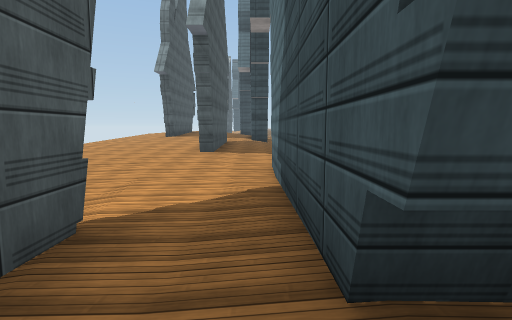
[1] (above)

23 first-person views from a walk through a scene from a Unity 3-D project. The camera is 1.3 m above the floor, tilts 6° down and sees 80° across. The floor is counted in squares, 2 m on a side. Each view is taken from the middle of a square. On the plan, view 1 faces up. The plan holds only what a view shows up to about 10 squares ahead; the rest is blank. The place goes on beyond the plan. Some surface patterns are stand-ins.

[2]
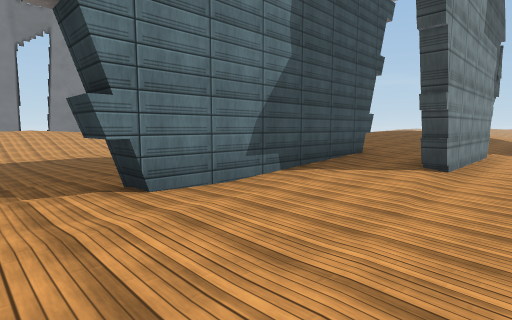

[3]
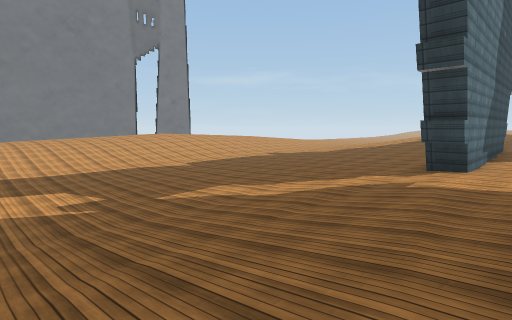

[4]
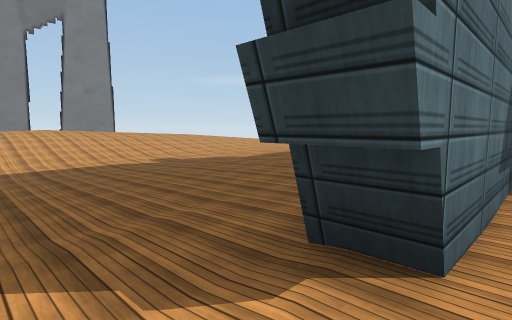

[5]
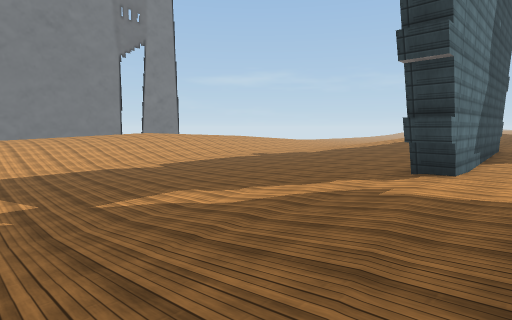

[6]
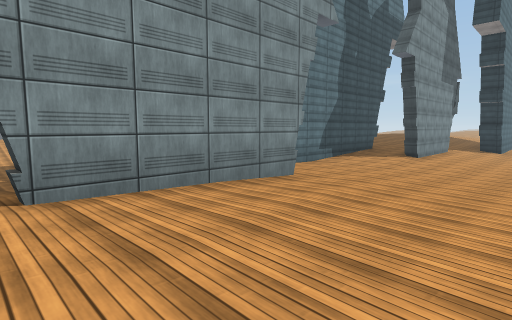

[7]
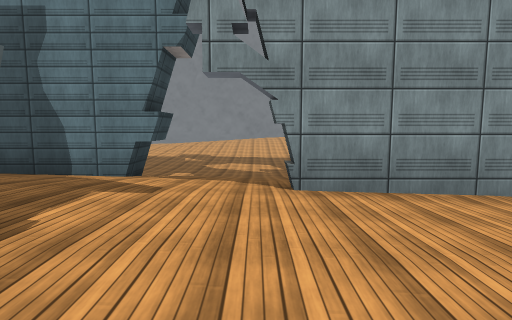

[8]
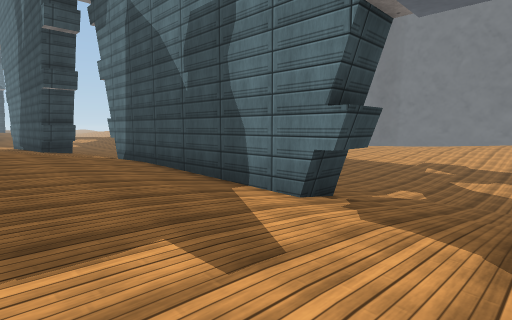

[9]
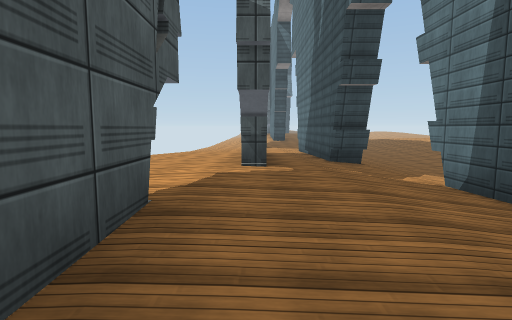

[10]
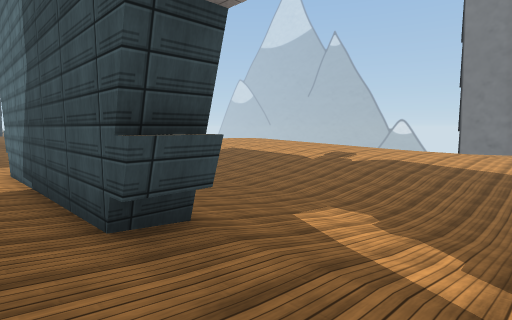

[11]
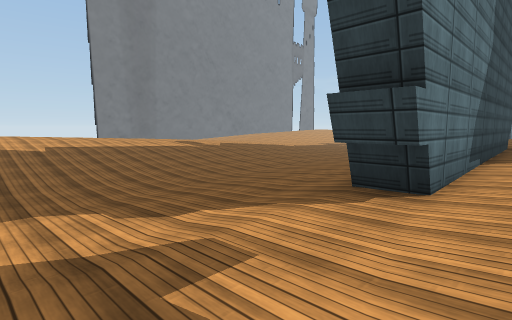

[12]
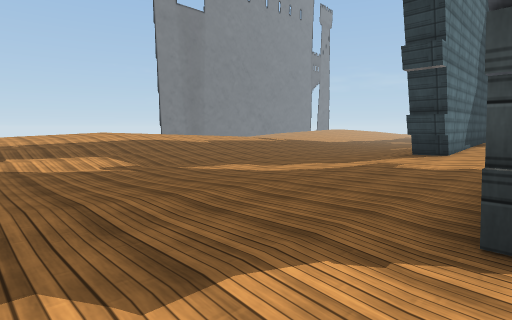

[13]
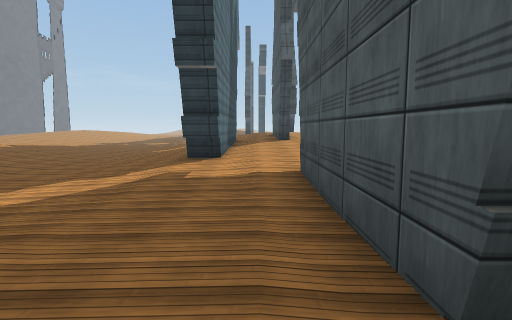

[14]
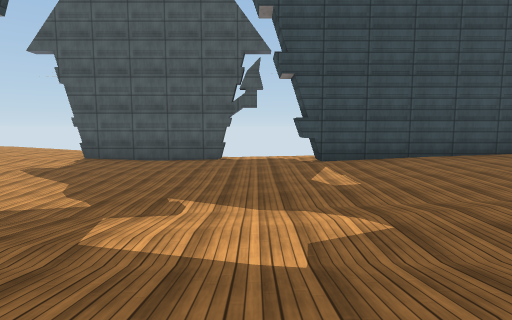

[15]
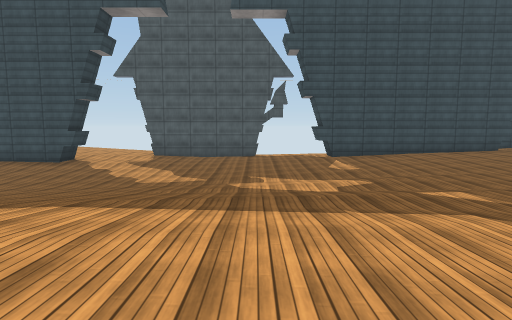

[16]
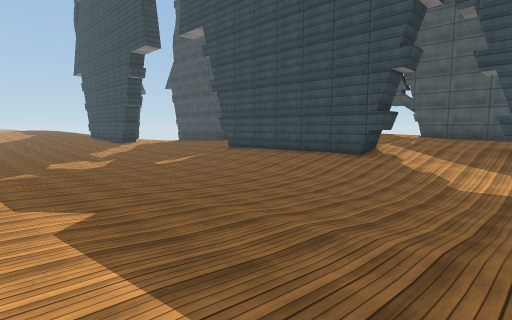

[17]
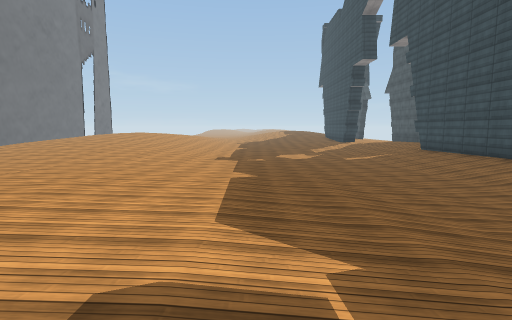

[18]
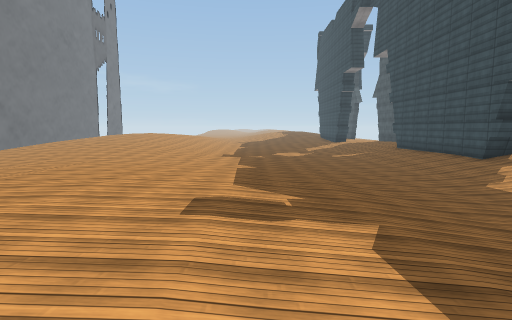

[19]
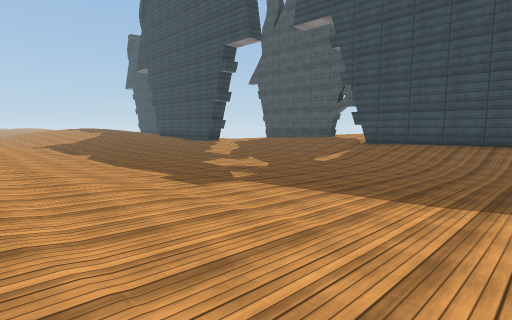

[20]
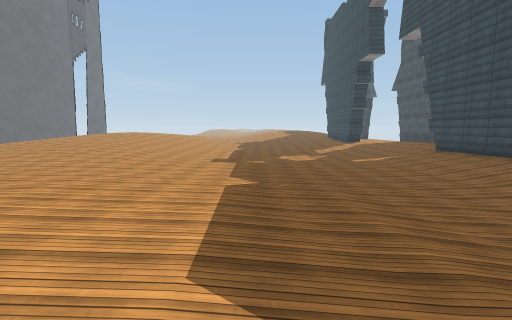

[21]
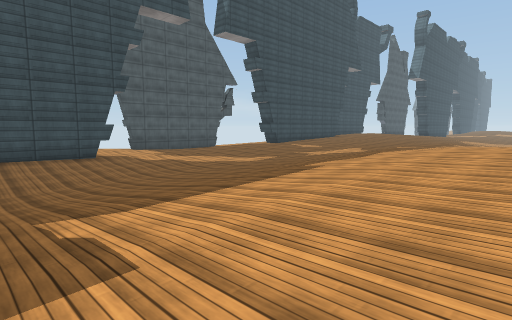

[22]
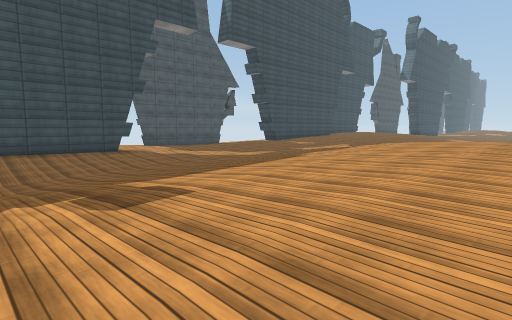

[23]
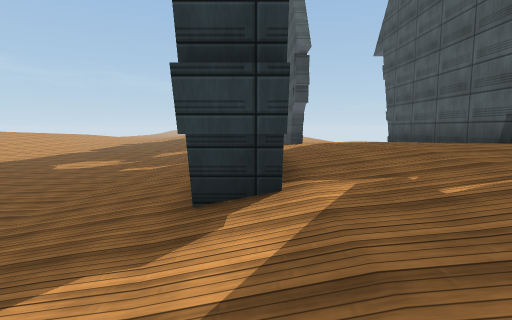

### Floor plan
Key: @ floor where view 1 was taken; # wall or solid block; . main floor; : floor 0.25 m higher than the main floor; - floor 0.25 m lower than the main floor; + floor 0.5 m higher than the main floor; _ floor 0.5 m lower than the main floor; * floor 0.75 m higher than the main floor; % floor 1 m higher than the main floor; & floor 1.25 m higher than the main floor; $ floor 1.5 m higher than the main floor.
Columns run from 6 left of view 1 to 15 right of it. Each row starts with its distance up from view 1.
 40      #*****
 39      #****+*
 38      #*++++**
 37    ++++++++**%
 36    ++++++++*%%%&
 35    #+++:::+*%%&&
 34    #+:::::+*%&&
 33    #::::.:+*%&&$
 32    #+:::.::*%&&&
 31    #+::...:+*%&&
 30   ++++:...:+*%%&%
 29   +++#:...:+*%%%%
 28   ***#:....+**%%%
 27    **#:....:+**%*
 26 *****#+:...:+****
 25 *%%%%#+:.-.:++****
 24 *%% %#+:.-..:+++++
 23  %%#%*+:.--.::++++:
 22  %&#%*+:.--..:::++::
 21  &&#&%+:.---..::::::.
 20   &&&%#:.----...::::..
 19   &&&%#:.-----....:...
 18   #&&%#:.------..:::::
 17   #&&%#:.-__---..:::::
 16   #&%*#:.-__----.::+++
 15   #%%*#:.-___---.:
 14   #%%*+:.-____--.
 13  *%%**+:--_____-.:+
 12  ****#+.--_____-.:+
 11  ****#+..-_____-.:
 10  ++++#+..--____-.
  9  :+++#:..---___-.
  8  ::::+:..----_--.
  7  .:::::...---_--.+*
  6   ..:::#..------.+*
  5   ...::#...-----.+
  4   ...::#:...----.
  3   -..::#:::..---
  2   -..#+#   :.--
  1   -..#+#   ::.
  0     .#@+

Where each view was taken, in squares from view 1:
view 1: 0 up, 0 right, facing up
view 2: 8 up, 3 left, facing down-right
view 3: 14 up, 1 left, facing down-right
view 4: 8 up, 0 right, facing down-right
view 5: 13 up, 1 left, facing down-right
view 6: 13 up, 5 left, facing down-right
view 7: 13 up, 5 left, facing right
view 8: 13 up, 3 left, facing up-right
view 9: 16 up, 3 left, facing up
view 10: 21 up, 2 left, facing up-right
view 11: 32 up, 2 left, facing down-right
view 12: 37 up, 3 left, facing down-right
view 13: 36 up, 2 left, facing down
view 14: 36 up, 6 right, facing left
view 15: 35 up, 9 right, facing left
view 16: 24 up, 8 right, facing down-left
view 17: 27 up, 7 right, facing down
view 18: 29 up, 7 right, facing down
view 19: 20 up, 11 right, facing down-left
view 20: 26 up, 7 right, facing down
view 21: 26 up, 9 right, facing up-left
view 22: 25 up, 10 right, facing up-left
view 23: 23 up, 0 right, facing down
